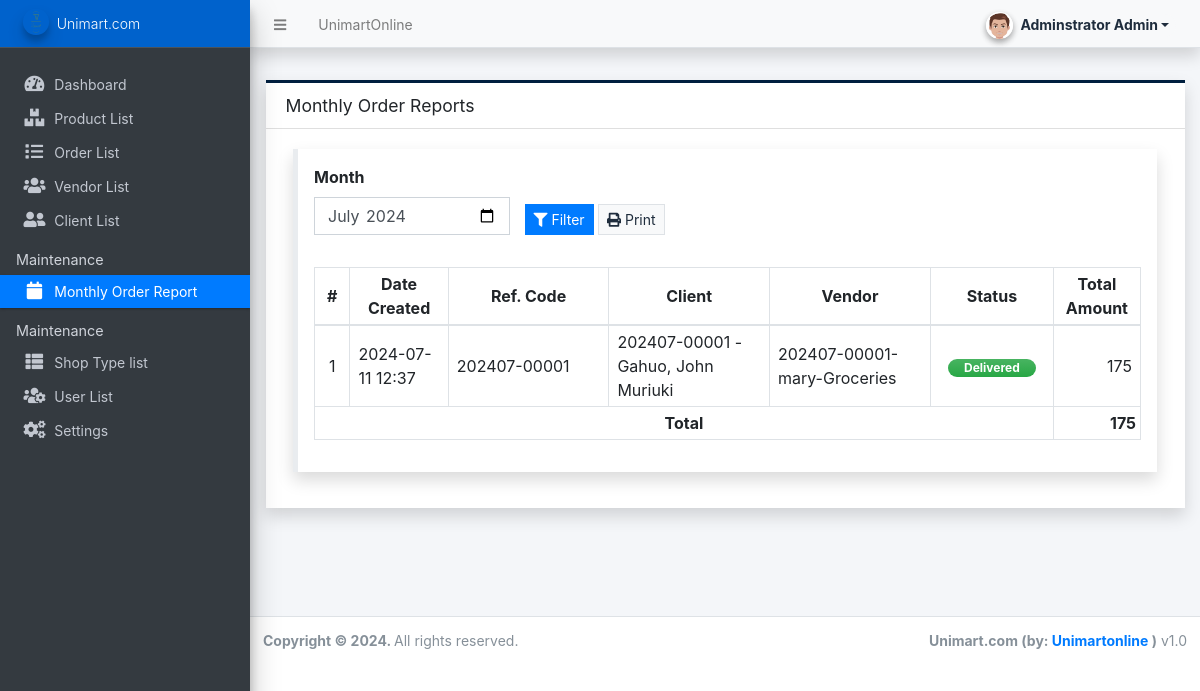
Screenshot of /admin/?page=reports/order_reports (signed in) with the database file from the repository.
### tables this page shows
CREATE TABLE `order_list` (
  `id` int(30) NOT NULL,
  `code` varchar(100) NOT NULL,
  `client_id` int(30) NOT NULL,
  `vendor_id` int(30) NOT NULL,
  `total_amount` double NOT NULL DEFAULT 0,
  `delivery_address` text NOT NULL,
  `status` tinyint(1) NOT NULL DEFAULT 0,
  `date_created` datetime NOT NULL DEFAULT current_timestamp(),
  `date_updated` datetime DEFAULT NULL ON UPDATE current_timestamp()
);

### config.php (called while the page is built, shortened)
<?php
function format_num($number = 0, $max_decimal = ''){
    if(is_numeric($number)){
        $ex = explode('.',$number);
        $dec = isset($ex[1]) ? strlen($ex[1]) : 0;
        if(empty($max_decimal) || (is_numeric($max_decimal) && $max_decimal >= $dec)){
            return number_format($number,$dec);
        }else{
            if(is_numeric($max_decimal))
                return number_format($number,$max_decimal);
            else
                return "Invalid Maximum Decimal";
        }
    }else{
        return "Invalid Number";
    }
}
?>

### admin/reports/order_reports.php (the view, shortened to what this page needs)
<?php $month = isset($_GET['month']) ? $_GET['month'] : date("Y-m"); ?>
<div class="content py-3">
    <div class="card card-outline card-navy shadow rounded-0">
        <div class="card-header">
            <h5 class="card-title">Monthly Order Reports</h5>
        </div>
        <div class="card-body">
            <div class="container-fluid">
                <div class="callout callout-primary shadow rounded-0">
                    <form action="" id="filter">
                        <div class="row align-items-end">
                            <div class="col-lg-3 col-md-4 col-sm-12">
                                <div class="form-group">
                                    <label for="month" class="control-label">Month</label>
                                    <input type="month" name="month" id="month" value="<?= $month ?>" class="form-control rounded-0" required>
                                </div>
                            </div>
                            <div class="col-lg-3 col-md-4 col-sm-12">
                                <div class="form-group">
                                    <button class="btn btn-primary btn-flat btn-sm"><i class="fa fa-filter"></i> Filter</button>
                                    <button class="btn btn-light border btn-flat btn-sm" type="button" id="print"><i class="fa fa-print"></i> Print</button>
                                </div>
                            </div>
                        </div>
                    </form>
                    <div id="outprint">
                    <table class="table table-bordered table-stripped">
                        <colgroup>
                            <col width="3%">
                            <col width="12%">
                            <col width="20%">
                            <col width="20%">
                            <col width="20%">
                            <col width="15%">
                            <col width="15%">
                        </colgroup>
                        <thead>
                            <tr class="">
                                <th class="text-center align-middle py-1">#</th>
                                <th class="text-center align-middle py-1">Date Created</th>
                                <th class="text-center align-middle py-1">Ref. Code</th>
                                <th class="text-center align-middle py-1">Client</th>
                                <th class="text-center align-middle py-1">Vendor</th>
                                <th class="text-center align-middle py-1">Status</th>
                                <th class="text-center align-middle py-1">Total Amount</th>
                            </tr>
                        </thead>
                        <tbody>
                            <?php
                            $i = 1;
                            $total = 0;
                            $orders = $conn->query("SELECT o.*,c.code as ccode, CONCAT(c.lastname, ', ',c.firstname,' ',COALESCE(c.middlename,'')) as client,concat(v.code, '-',v.shop_name) as vendor from `order_list` o inner join client_list c on o.client_id = c.id inner join vendor_list v on o.vendor_id = v.id where date_format(o.date_created,'%Y-%m') = '{$month}' order by unix_timestamp(o.date_created) desc ");
                            while($row = $orders->fetch_assoc()):
                                $total += $row['total_amount'];
                            ?>
                                <tr>
                                    <td class="text-center align-middle px-2 py-1"><?php echo $i++; ?></td>
                                    <td class="align-middle px-2 py-1"><?php echo date("Y-m-d H:i",strtotime($row['date_created'])) ?></td>
                                    <td class="align-middle px-2 py-1"><?= $row['code'] ?></td>
                                    <td class="align-middle px-2 py-1"><?php echo ucwords($row['ccode'].' - '.$row['client']) ?></td>
                                    <td class="align-middle px-2 py-1"><?php echo ucwords($row['vendor']) ?></td>
                                    <td class="text-center align-middle px-2 py-1">
                                        <?php
                                            switch($row['status']){
                                                case 4:
                                                    echo '<span class="badge badge-success bg-gradient-success px-3 rounded-pill">Delivered</span>';
                                                    break;
                                            }
                                        ?>
                                    </td>
                                    <td class="text-right align-middle px-2 py-1"><?php echo format_num($row['total_amount']) ?></td>
                                </tr>
                            <?php endwhile; ?>
                        </tbody>
                        <tfoot>
                            <tr>
                                <th class="text-center px-1 py-1 align-middel" colspan="6">Total</th>
                                <th class="text-right px-1 py-1 align-middel"><?= format_num($total) ?></th>
                            </tr>
                        </tfoot>
                    </table>
                    </div>
                </div>
            </div>
        </div>
    </div>
</div>

### rows the page displays
order_list: date_created "2024-07-11 12:37", code "202407-00001", client "202407-00001 - Gahuo, John Muriuki", vendor "202407-00001-mary-Groceries", status "Delivered", total_amount "175"

### other values shown
$_settings->info('name') "UnimartOnline"
$_settings->userdata('firstname').' '.$_settings->userdata('lastname') "Adminstrator Admin"
$_settings->info('short_name') "Unimart.com"
format_num($total) "175"
